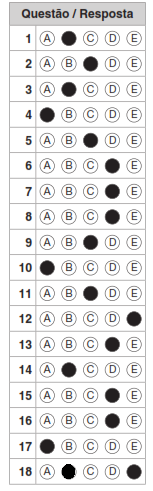
//> input picture prova0.png, 153 x 491 px
$ ./corretorG   (built with g++ and OpenCV 4)
//> lines starting //> are read from the running program, lines starting //| are printed output that depends on the picture; after the words box and inside, x2 and y2 are one past the last pixel; in counts of white or black regions, pixels touching at a corner belong together
/*
*Autor: Anderson Vieira de Lima
*E-mail: andersonvieira14@gmail.com
*/

#include "opencv2/imgcodecs.hpp"
#include "opencv2/highgui.hpp"
#include "opencv2/imgproc.hpp"
#include <stdio.h>
#include <stdlib.h>
#include <locale.h>
/*Mateiral usando para base:
    https://docs.opencv.org
    https://github.com/gabri14el/corretor2gabarito/blob/master/artigo.pdf
*/
using namespace cv;
using namespace std;

RNG rng(12345);
int main(int argc, char** argv)
{
    setlocale(LC_ALL, "Portuguese");
    // Loads an image
    Mat src = imread( "prova0.png", IMREAD_COLOR ), dst, gray, grayL, grayC;
//> src is the input picture: 491 rows x 153 cols, CV_8UC3; mean B, G, R 227.8, 227.7, 228.2
    vector<Vec4i> lines, hierarchy, coordenadasL, coordenadasC;
    int menorX = 600, menorY = 600, maiorX = 0, maiorY = 0, dx, dy, teste, gabCorre[18][5] = {0}, pt = 0, ptl = 0, match = 0;
    int gabarito[18][5] = {{0,0,1,0,0},
                          {0,1,0,0,0},
                          {0,0,0,1,0},
                          {0,0,0,1,0},
                          {0,0,0,1,0},
                          {0,0,0,1,0},
                          {0,1,0,0,0},
                          {0,0,0,1,0},
                          {0,0,0,1,0},
                          {0,0,0,0,1},
                          {1,0,0,0,0},
                          {1,0,0,0,0},
                          {0,1,0,0,0},
                          {0,0,0,1,0},
                          {0,0,0,0,1},
                          {0,0,1,0,0},
                          {1,0,0,0,0},
                          {0,0,0,0,1}};
    vector<vector<Point> > contours;
    // Check if image is loaded fine
    if(src.empty()){
        printf(" Error opening image\n");
        return -1;
    }

    cvtColor(src, gray, COLOR_BGR2GRAY);
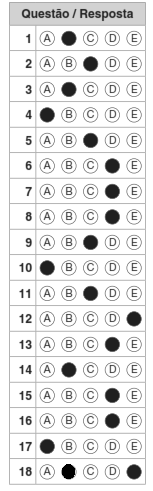
//> gray: 491 rows x 153 cols, CV_8UC1; min 0, max 255, mean 227.9
    medianBlur(gray, gray, 7);
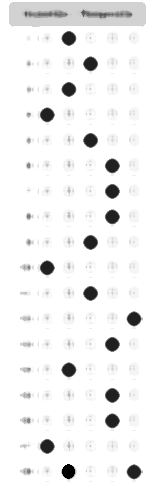
//> gray: 491 rows x 153 cols, CV_8UC1; min 0, max 255, mean 241.5
    grayC = gray.clone();
    threshold(gray, gray,200, 255,THRESH_BINARY_INV);//200
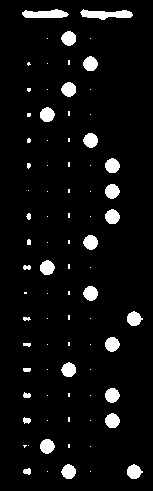
//> gray: 491 rows x 153 cols, CV_8UC1; 5.9% white; 82 white regions (52 under 20 px), largest, box (x1, y1, x2, y2) and area: (80, 9, 133, 20) 353, (22, 9, 69, 18) 315, (105, 158, 120, 173) 171


    //Realizando o pré-processsamento, assim apenas os elementos que queremos permanecerão na imagem
    Mat elem1 = getStructuringElement(MORPH_RECT, Size(9,9));//9x9

    morphologyEx(gray, gray, MORPH_ERODE, elem1, Point(-1,-1));
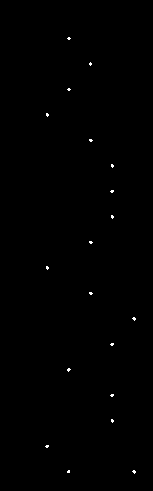
//> gray: 491 rows x 153 cols, CV_8UC1; 0.23% white in thin lines or dots, all inside (x1, y1, x2, y2) = (45, 37, 136, 474)
    //resultados

    grayC = gray.clone();
    //Detectando e desenhando as linhas na imagem sgmentada
    Canny(src, dst, 50, 200, 3);
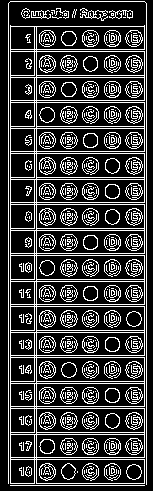
//> dst: 491 rows x 153 cols, CV_8UC1; 23.5% white in thin lines or dots, all inside (x1, y1, x2, y2) = (8, 1, 147, 486)
    cvtColor(dst, grayL, COLOR_GRAY2BGR);

    HoughLinesP(dst, lines, 1, CV_PI/180, 50, 50, 10);
//> lines = 132 lines (x1, y1, x2, y2), first 8: [10, 485, 10, 25], [34, 485, 34, 15], [36, 485, 36, 1], [144, 485, 144, 25], [146, 484, 146, 3], [8, 483, 8, 3], [131, 312, 131, 1], [67, 362, 67, 96]
    for( size_t i = 0; i < lines.size(); i++ )
    {
        Vec4i l = lines[i];
        //line( grayL, Point(l[0], l[1]), Point(l[2], l[3]), Scalar(0,0,255), 3, CV_AA);
        if(menorX > l[0])
            menorX = l[0];
        if(maiorX < l[2])
            maiorX = l[2];
        if(menorY > l[1])
            menorY = l[1];
        if(maiorY < l[3])
            maiorY = l[3];
    }
//> this loop made 132 passes
//> (l, menorX, maiorX, menorY, maiorY) on pass 1: ([10, 485, 10, 25], 10, 10, 485, 25)
//> (l, maiorX, menorY) on pass 5: ([146, 484, 146, 3], 146, 484)
//> after the loop, menorX = 8; maiorX = 146; menorY = 1; maiorY = 485

    dx = maiorX - menorX;
//> dx = 138
    dy = maiorY - menorY;
//> dy = 484

    teste = static_cast<int>(dy/19);
//> teste = 25

    for (int i = menorY + teste; i < maiorY; i = i + teste) {
        line( grayL, Point(menorX, i), Point(menorX + dx, i), Scalar(0,255,0), 3, CV_AA);
        coordenadasL.push_back(Vec4i(menorX, i, menorX+dx, i));
    }
//> this loop made 19 passes
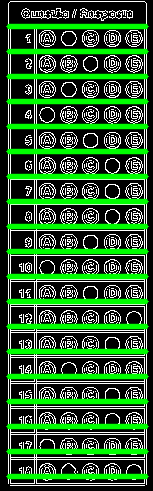
//> grayL: 491 rows x 153 cols, CV_8UC3; mean B, G, R 46.5, 95.8, 46.5

    //Desenhando as colunas


    teste = static_cast<int>(dx/6);
//> teste = 23

    for (int i = menorX + teste; i < maiorX + teste; i = i + teste) {
        line(grayL, Point(i, menorY), Point(i, menorY + dy), Scalar(255,0,0), 3, CV_AA);
        coordenadasC.push_back(Vec4i(i, menorY, i, menorY+dy));
    }
//> this loop made 6 passes
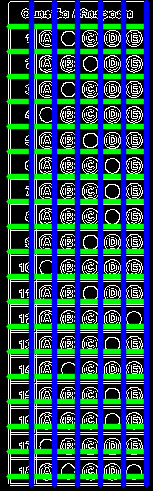
//> grayL: 491 rows x 153 cols, CV_8UC3; mean B, G, R 91.6, 76.1, 37.8

    //detectando respostas

    findContours( gray, contours, hierarchy, CV_RETR_TREE, CV_CHAIN_APPROX_SIMPLE, Point(0, 0) );
//> contours = 19 contours, all with area under 20

    Mat drawing = Mat::zeros( gray.size(), CV_8UC3 );

    if(contours.size() == 0){
        printf("\n\nProva em Branco: Nota 0!\n");
        return -1;
    }

    //encontrando os momentos
    vector<Moments> mu(contours.size());
//> mu = 19 items
    for (int i = 0; i < contours.size(); i++){
        mu[i] = moments( contours[i], false );
    }
    //centro de massa : vetor mc
    vector<Point2f> mc( contours.size() );
    for( int i = 0; i < contours.size(); i++ ){
        mc[i] = Point2f( mu[i].m10/mu[i].m00 , mu[i].m01/mu[i].m00 );
    }

    for( int i = 0; i< contours.size(); i++ ){
       Scalar color = Scalar( rng.uniform(0, 255), rng.uniform(0,255), rng.uniform(0,255) );
       drawContours( drawing, contours, i, color, 2, 8, hierarchy, 0, Point() );
       circle( drawing, mc[i], 4, color, -1, 8, 0 );
     }

    //corrigindo prova

    for (int i = 0; i < coordenadasL.size(); i++) {
        Vec4i linha1= coordenadasL[i],linha2 = coordenadasL[i+1];
        for (int j = 0; j < coordenadasC.size(); j++){
            Vec4i coluna1 = coordenadasC[j], coluna2 = coordenadasC[j+1];
            for(int z = contours.size() - 1; z >= 0; z--){
                Point p = mc[z];
                if((p.x >= coluna1[0] && p.x <= coluna2[0]) && (p.y >= linha1[1] && p.y <= linha2[1])){
                    gabCorre[i][j] = 1;
                }
            }
        }
    }
//> this loop made 19 passes
//> (linha1, linha2) on passes 1 to 12: ([8, 26, 146, 26], [8, 51, 146, 51]), ([8, 51, 146, 51], [8, 76, 146, 76]), ([8, 76, 146, 76], [8, 101, 146, 101]), ([8, 101, 146, 101], [8, 126, 146, 126]), ([8, 126, 146, 126], [8, 151, 146, 151]), ([8, 151, 146, 151], [8, 176, 146, 176]), ([8, 176, 146, 176], [8, 201, 146, 201]), ([8, 201, 146, 201], [8, 226, 146, 226]), ([8, 226, 146, 226], [8, 251, 146, 251]), ([8, 251, 146, 251], [8, 276, 146, 276]), ([8, 276, 146, 276], [8, 301, 146, 301]), ([8, 301, 146, 301], [8, 326, 146, 326])

    for ( int i = 0 ; i < 18; i++){
        printf("Questão %d : ", i+1);
        for ( int j = 0; j < 5; j++){
            if(gabCorre[i][j] == 1){
                ptl += 1;
                if(gabarito[i][j] == gabCorre[i][j]){
                    match = 1;
                }
            }
        }
        if(ptl >= 2){
            printf(" Anulada - muitas questões na mesma linha");
        }else if(ptl == 1){
            if(match == 1){
                pt += 10;
                printf(" Questão Correta!");
            }else{
                printf(" Questão incorreta!");
            }
        }else if(ptl == 0){
            printf(" Questão em branco.");
        }
        ptl = 0;
        match = 0;
        printf("\n");
    }
//> this loop made 18 passes
//> (ptl, match) on passes 1 to 12: (1, 0), (1, 0), (1, 0), (1, 0), (1, 0), (1, 1), (1, 0), (1, 1), (1, 0), (1, 0), (1, 0), (1, 0)
//> after the loop, ptl = 0; match = 0; pt = 30

    printf("\n Você fez %d pontos!\n\n", pt);
//|  Você fez 30 pontos!

    // [4 lines of commented-out code are left out]

    return 0;
}
